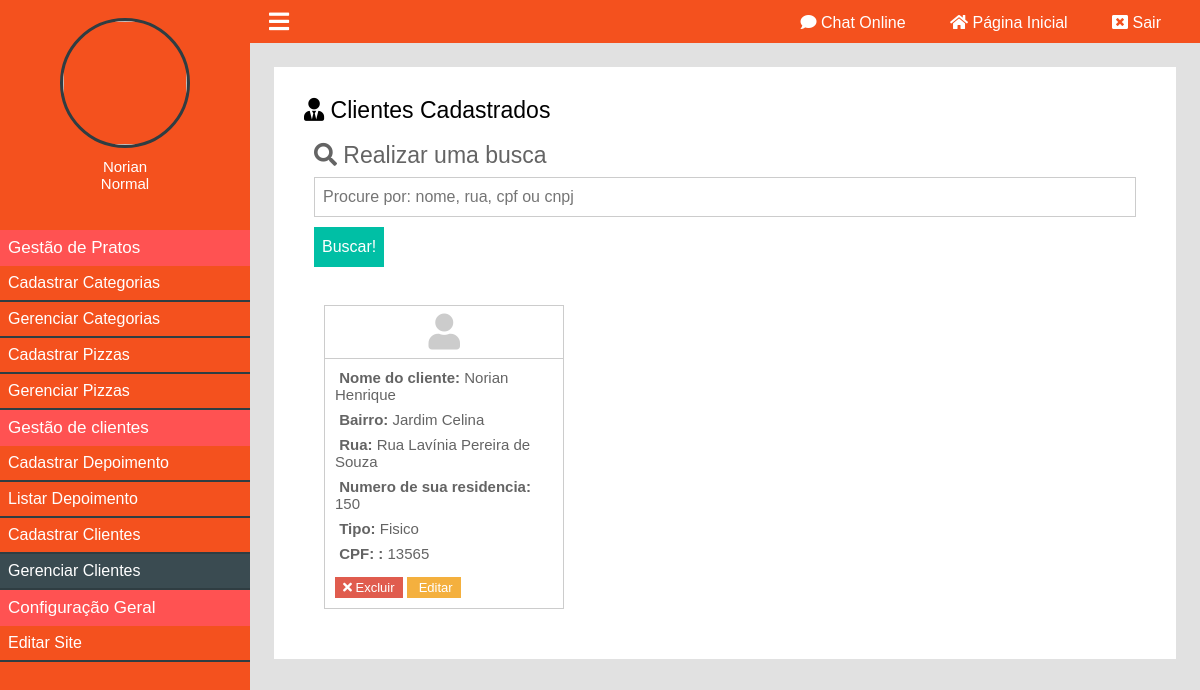
Page /painel/gerenciar-clientes (signed in) on the committed database.
### classes/MySql.php (called while the page is built)
<?php
	class MySql{
		private static $pdo;
		public static function conectar(){
			if(self::$pdo == null){
				try{
				self::$pdo = new PDO('mysql:host='.HOST.';dbname='.DATABASE,USER,PASSWORD,array(PDO::MYSQL_ATTR_INIT_COMMAND => "SET NAMES utf8"));
				self::$pdo->setAttribute(PDO::ATTR_ERRMODE,PDO::ERRMODE_EXCEPTION);
				}catch(Exception $e){
					echo '<h2>Erro ao conectar</h2>';
				}
			}
			return self::$pdo;
		}
	}
?>

### painel/pages/gerenciar-clientes.php (the view, shortened to what this page needs)
<div class="box-content">
	<h2><i class="fa fa-user-tie"></i> Clientes Cadastrados</h2>
	<div class="busca">
		<h4><i class="fa fa-search"></i> Realizar uma busca</h4>
		<form method="post">
			<input placeholder="Procure por: nome, rua, cpf ou cnpj" type="text" name="busca">
			<input type="submit" name="acao" value="Buscar!">
		</form>
	</div>
	<div class="boxes">
	<?php
		$query = "";
		$clientes = MySql::conectar()->prepare("SELECT * FROM `tb_admin.clientes` $query");
		$clientes->execute();
		$clientes = $clientes->fetchAll();
		foreach($clientes as $value){
	?>
		<div class="box-single-wraper">
			<div class="box-single">
				<div class="topo-box">
					<h2><i class="fa fa-user"></i></h2>
				</div>
				<div class="body-box">
					<p><b><i class="fa fa-pencil"></i> Nome do cliente:</b> <?php echo $value['nome']; ?></p>
					<p><b><i class="fa fa-pencil"></i> Bairro:</b> <?php echo $value['bairro']; ?></p>
                    <p><b><i class="fa fa-pencil"></i> Rua:</b> <?php echo $value['rua']; ?></p>
                    <p><b><i class="fa fa-pencil"></i> Numero de sua residencia:</b> <?php echo $value['numero_rua']; ?></p>
					<p><b><i class="fa fa-pencil"></i> Tipo:</b> <?php echo ucfirst($value['tipo']); ?></p>
					<p><b><i class="fa fa-pencil"></i> <?php
						if($value['tipo'] == 'fisico')
							echo 'CPF: ';
						else
							echo 'CNPJ: ';
					 ?>:</b> <?php echo $value['cpf_cnpj']; ?></p>
					<div class="group-btn">
						<a class="btn delete" item_id="<?php echo $value['id']; ?>" href="<?php echo INCLUDE_PATH_PAINEL ?>"><i class="fa fa-times"></i> Excluir</a>
						<a class="btn edit" href="<?php echo INCLUDE_PATH_PAINEL ?>editar-cliente?id=<?php echo $value['id']; ?>"><i class="fa fa-pencil"></i> Editar</a>
					</div>
				</div>
			</div>
		</div>
		<?php } ?>
	</div>
</div>

### painel/css/style.css (style rules this page uses)
* { margin: 0; padding: 0; box-sizing: border-box; font-family: 'Montserrat', sans-serif; }
input[type=text], input[type=button], input[type=submit], input[type=password], textarea { -webkit-appearance: none; border-radius: 0; }
html,body { height: 100%; background: rgb(225,225,225); }
body { overflow-x: hidden; }
.box-content { background: white; padding: 30px; margin-bottom: 25px; }
.box-content h2 { font-weight: 300; font-size: 23px; }
.box-content a { color:black; }
a.btn { font-weight: normal; font-size: 13px; color: white; text-decoration: none; padding: 4px 6px; }
a.btn.edit { background: #F4B03E; }
a.btn.delete { background: #E05C4E; }
.box-content form { margin:30px 0; }
.box-content form input[type=text], .box-content form input[type=password], .box-content form input[type=number] { margin-top:8px; font-size: 16px; font-weight: normal; color: black; width: 100%; height: 40px; border: 1px solid #ccc; padding-left: 8px; }
.box-content form input[type=submit] { width: auto; height: 40px; padding:3px 8px; cursor: pointer; margin-top: 10px; font-size: 16px; background: #00bfa5; color: white; border: 0; }
.boxes { display: flex; flex-wrap: wrap; }
.box-single-wraper { width: 33.3%; padding:20px; }
.box-single { overflow-x: auto; width: 100%; height: 100%; border: 1px solid #ccc; }
.topo-box { text-align: center; color: #ccc; padding:8px 0; border-bottom: 1px solid #ccc; }
.topo-box h2 { font-size: 36px; }
.body-box { padding:10px; }
.body-box p { color: #646464; font-size: 15px; margin-bottom: 8px; }
.group-btn { margin-top: 15px; }
.group-btn a { display: inline-block; text-decoration: none; color: white; padding:3px 8px; }
.busca { margin: 10px 0; width: 100%; padding:8px 10px; }
.busca form { margin: 0; }
.busca h4 { font-weight: lighter; font-size: 23px; color: #646464; }

### rows in the picture
tb_admin.clientes: nome "Norian Henrique", bairro "Jardim Celina", rua "Rua Lavínia Pereira de Souza", numero_rua "150", tipo "Fisico", shows "CPF:", cpf_cnpj "13565"

### other values in the picture
$_SESSION['nome'] "Norian"
pegaCargo($_SESSION['cargo']) "Normal"
